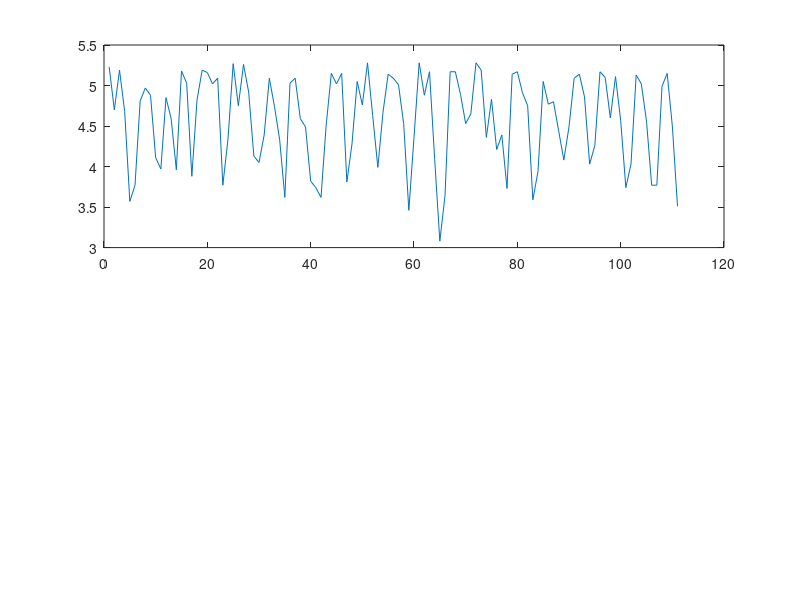

Reproduce this figure in MATLAB. (Note: this script raises an error after producing the figure.)
function Zad_1
    load('energy.mat');

    [country, source, degrees, y_original, y_approximation, mse] = zadanie1(energy);
end
function [country, source, degrees, y_original, y_approximation, mse] = zadanie1(energy)

    % Głównym celem tej funkcji jest wyznaczenie aproksymacji danych o produkcji energii elektrycznej w wybranym kraju i z wybranego źródła energii.
    % Wybór kraju i źródła energii należy określić poprzez nadanie w tej funkcji wartości zmiennym typu string: country, source.
    % Dopuszczalne wartości tych zmiennych można sprawdzić poprzez sprawdzenie zawartości struktury energy zapisanej w pliku energy.mat.
    % 
    % energy - struktura danych wczytana z pliku energy.mat
    % country - [String] nazwa kraju
    % source  - [String] źródło energii
    % degrees - wektor zawierający cztery stopnie wielomianu dla których wyznaczono aproksymację
    % y_original - dane wejściowe, czyli pomiary produkcji energii zawarte w wektorze energy.(country).(source).EnergyProduction
    % y_approximation - tablica komórkowa przechowująca cztery wartości funkcji aproksymującej dane wejściowe. y_approximation stanowi aproksymację stopnia degrees(i).
    % mse - wektor o rozmiarze 4x1: mse(i) zawiera wartość błędu średniokwadratowego obliczonego dla aproksymacji stopnia degrees(i).
    
    country = 'Spain';
    source = 'Nuclear';
    degrees = [1, 7, 17, 27];
    y_original = [];
    y_approximation = {};
    mse = [];
    
    % Sprawdzenie dostępności danych
    if isfield(energy, country) && isfield(energy.(country), source)
        % Przygotowanie danych do aproksymacji
        y_original = energy.(country).(source).EnergyProduction;
        % dates = energy.(country).(source).Dates;
    
        x = linspace(-1,1,length(y_original))';
    
        % Pętla po wielomianach różnych stopni
        for i = 1:length(degrees)
            p = polyfit(x, y_original, degrees(i));
            y_approximation{i} = polyval(p, x);
            mse(i) = mean((y_original - y_approximation{i}).^2);
        end

        subplot(2,1,1);
        plot(y_original, 'DisplayName', 'Dane oryginalne');
        hold on
        for i = 1:length(degrees)
            plot(y_approximation{i}, 'DisplayName', string(degrees(i)))
        end
        hold off
        xlabel('x')
        ylabel('Produkcja energii [TWh]')
        title(['Produkcja energii elektrycznej w kraju: ', country, ', źródło: ', source])
        legend('location', 'eastoutside');

        subplot(2,1,2);
        bar(mse);
        set(gca, 'xticklabel', degrees);
        xlabel('Stopień wielomianu');
        ylabel('Błąd średniokwadratowy');
        title('Błąd średniokwadratowy aproksymacji (MSE)');

        saveas(gcf, 'zadanie1.png');

    else
        disp(['Dane dla (country=', country, ') oraz (source=', source, ') nie są dostępne.']);
    end
    
end
